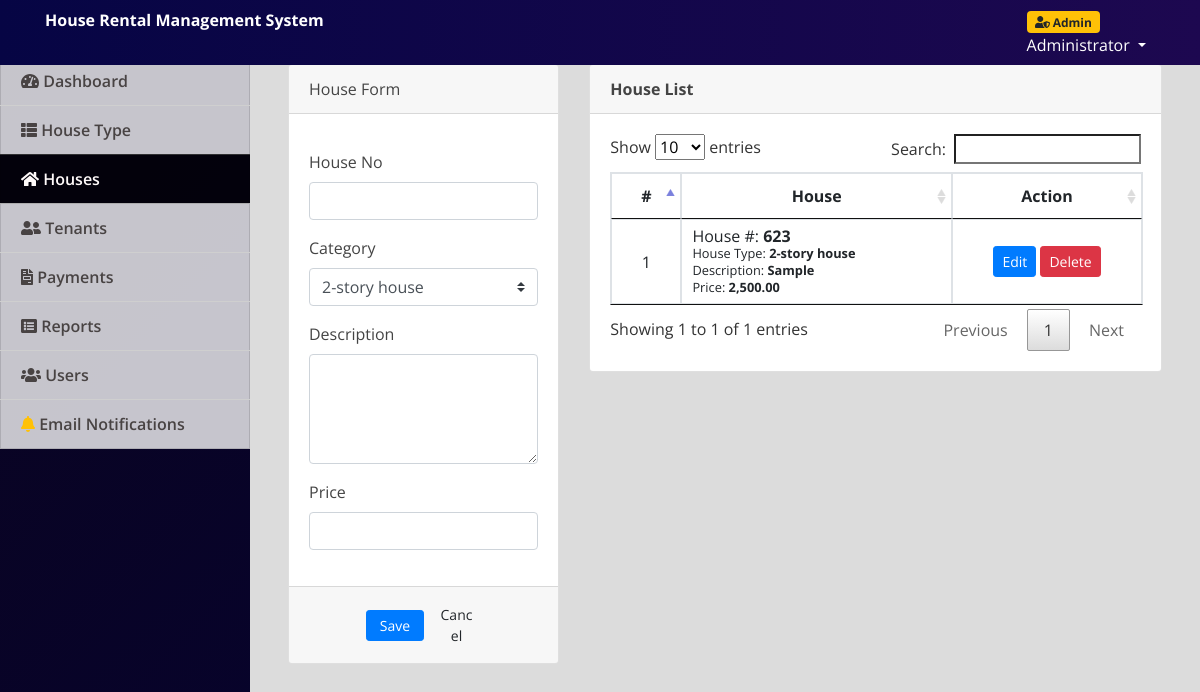
The page /index.php?page=houses (signed in) on the database its author committed.
### tables this page shows
CREATE TABLE `houses` (
  `id` int(30) NOT NULL,
  `house_no` varchar(50) NOT NULL,
  `category_id` int(30) NOT NULL,
  `description` text NOT NULL,
  `price` double NOT NULL
);

CREATE TABLE `categories` (
  `id` int(30) NOT NULL,
  `name` varchar(200) NOT NULL
);

### houses.php (the view, shortened to what this page needs)
<?php include('db_connect.php');?>
<div class="container-fluid">
	<div class="col-lg-12">
		<div class="row">
			<div class="col-md-4">
			<form action="" id="manage-house">
				<div class="card">
					<div class="card-header">
						    House Form
				  	</div>
					<div class="card-body">
							<div class="form-group">
								<label class="control-label">House No</label>
								<input type="text" class="form-control" name="house_no" required="">
							</div>
							<div class="form-group">
								<label class="control-label">Category</label>
								<select name="category_id" id="" class="custom-select" required>
									<?php
									$categories = $conn->query("SELECT * FROM categories order by name asc");
									if($categories->num_rows > 0):
									while($row= $categories->fetch_assoc()) :
									?>
									<option value="<?php echo $row['id'] ?>"><?php echo $row['name'] ?></option>
								<?php endwhile; ?>
								<?php else: ?>
									<option selected="" value="" disabled="">Please check the category list.</option>
								<?php endif; ?>
								</select>
							</div>
							<div class="form-group">
								<label for="" class="control-label">Description</label>
								<textarea name="description" id="" cols="30" rows="4" class="form-control" required></textarea>
							</div>
							<div class="form-group">
								<label class="control-label">Price</label>
								<input type="number" class="form-control text-right" name="price" step="any" required="">
							</div>
					</div>
					<div class="card-footer">
						<div class="row">
							<div class="col-md-12">
								<button class="btn btn-sm btn-primary col-sm-3 offset-md-3"> Save</button>
								<button class="btn btn-sm btn-default col-sm-3" type="reset" > Cancel</button>
							</div>
						</div>
					</div>
				</div>
			</form>
			</div>
			<div class="col-md-8">
				<div class="card">
					<div class="card-header">
						<b>House List</b>
					</div>
					<div class="card-body">
						<table class="table table-bordered table-hover">
							<thead>
								<tr>
									<th class="text-center">#</th>
									<th class="text-center">House</th>
									<th class="text-center">Action</th>
								</tr>
							</thead>
							<tbody>
								<?php
								$i = 1;
								$house = $conn->query("SELECT h.*,c.name as cname FROM houses h inner join categories c on c.id = h.category_id order by id asc");
								while($row=$house->fetch_assoc()):
								?>
								<tr>
									<td class="text-center"><?php echo $i++ ?></td>
									<td class="">
										<p>House #: <b><?php echo $row['house_no'] ?></b></p>
										<p><small>House Type: <b><?php echo $row['cname'] ?></b></small></p>
										<p><small>Description: <b><?php echo $row['description'] ?></b></small></p>
										<p><small>Price: <b><?php echo number_format($row['price'],2) ?></b></small></p>
									</td>
									<td class="text-center">
										<button class="btn btn-sm btn-primary edit_house" type="button" data-id="<?php echo $row['id'] ?>"  data-house_no="<?php echo $row['house_no'] ?>" data-description="<?php echo $row['description'] ?>" data-category_id="<?php echo $row['category_id'] ?>" data-price="<?php echo $row['price'] ?>" >Edit</button>
										<button class="btn btn-sm btn-danger delete_house" type="button" data-id="<?php echo $row['id'] ?>">Delete</button>
									</td>
								</tr>
								<?php endwhile; ?>
							</tbody>
						</table>
					</div>
				</div>
			</div>
		</div>
	</div>
</div>

### assets/css/style.css (style rules this page uses)
body { font-family: "Open Sans", sans-serif; color: #444444; width: 100%; height: calc(100%); }

### index.php (style rules this page uses)
body { background: #80808045; }

### houses.php (style rules this page uses)
td { vertical-align: middle !important; }
td p { margin: unset; padding: unset; line-height: 1em; }

### rows shown on the page
houses: house_no "623", category.name "2-story house", description "Sample", price "2,500.00"

### other values the page prints
$_SESSION['system']['name'] "House Rental Management System"
$current_role['name'] "Admin"
$_SESSION['login_name'] "Administrator"
form field category_id "2-story house"
